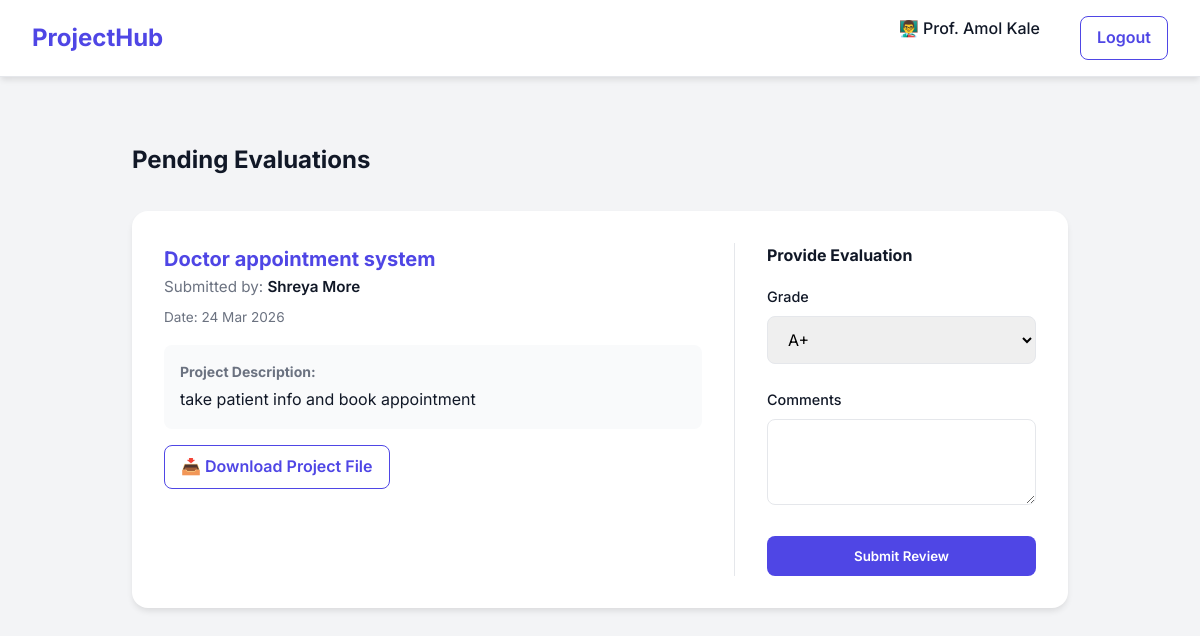
/faculty_dashboard (signed in), run on the app's committed database.
### models.py (models this page shows, shortened)
class Submission(db.Model):
    __tablename__ = 'submissions'
    id                = db.Column(db.Integer, primary_key=True)
    title             = db.Column(db.String(200), nullable=False)
    description       = db.Column(db.Text, nullable=True)
    filename          = db.Column(db.String(300), nullable=False)
    original_filename = db.Column(db.String(300), nullable=False)
    submitted_at      = db.Column(db.DateTime, default=datetime.utcnow)
    grade             = db.Column(db.String(10), nullable=True)
    comments          = db.Column(db.Text, nullable=True)
    user_id    = db.Column(db.Integer, db.ForeignKey('users.id'), nullable=False)
    faculty_id = db.Column(db.Integer, db.ForeignKey('users.id'), nullable=True)
    faculty = db.relationship('User', foreign_keys=[faculty_id])

class User(db.Model):
    __tablename__ = 'users'
    id         = db.Column(db.Integer, primary_key=True)
    username   = db.Column(db.String(80), unique=True, nullable=False)
    email      = db.Column(db.String(120), unique=True, nullable=False)
    password   = db.Column(db.String(200), nullable=False)
    role       = db.Column(db.String(20), nullable=False, default='student')  # student / faculty / admin
    course     = db.Column(db.String(100), nullable=True)
    year       = db.Column(db.Integer, nullable=True)
    department = db.Column(db.String(100), nullable=True)
    created_at = db.Column(db.DateTime, default=datetime.utcnow)
    submissions = db.relationship(
        'Submission',
        backref='user',   # <-- THIS is important (used in HTML)
        lazy=True,
        foreign_keys='Submission.user_id'
    )

### app.py (the view)
@app.route('/faculty_dashboard')
def faculty_dashboard():
    if session.get('role') != 'faculty':
        return redirect(url_for('login'))
    submissions = Submission.query.filter_by(faculty_id=session['user_id'])\
                                  .order_by(Submission.submitted_at.desc()).all()
    return render_template('faculty_dashboard.html', submissions=submissions)

### templates/faculty_dashboard.html (shortened to what this page needs)
<!DOCTYPE html>
<html lang="en">
<head>
    <link rel="stylesheet" href="{{ url_for('static', filename='style.css') }}">
</head>
<body>
    <nav class="navbar">
        <a href="/" class="navbar-brand">ProjectHub</a>
        <div class="navbar-nav align-items-center">
            <span style="font-weight: 500; margin-right: 1rem;">
                👨‍🏫 Prof. {{ session.username }}
            </span>
            <a href="{{ url_for('logout') }}" class="btn btn-secondary" style="padding: 0.5rem 1rem;">Logout</a>
        </div>
    </nav>
    <div class="container" style="max-width: 1000px; margin-top: 2rem;">
        <h2 style="margin-bottom: 2rem; color: var(--text-main);">Pending Evaluations</h2>
        {% if submissions %}
            <div style="display: grid; gap: 1.5rem;">
            {% for sub in submissions %}
                <div class="card" style="box-shadow: 0 4px 6px -1px rgba(0, 0, 0, 0.1);">
                    <div style="display: flex; justify-content: space-between; align-items: flex-start;">
                        <div style="flex: 2; padding-right: 2rem;">
                            <h3 style="color: var(--primary); font-size: 1.25rem;">
                                {{ sub.title }}
                            </h3>
                            <p style="font-size: 0.95rem; color: var(--text-muted); margin-bottom: 0.5rem;">
                                Submitted by:
                                <span style="font-weight: 600; color: var(--text-main);">
                                    {{ sub.user.username if sub.user else 'Unknown' }}
                                </span>
                            </p>
                            <p style="font-size: 0.85rem; color: var(--text-muted); margin-bottom: 1rem;">
                                Date: {{ sub.submitted_at.strftime('%d %b %Y') }}
                            </p>
                            <div style="background: #F9FAFB; padding: 1rem; border-radius: 0.5rem; margin-bottom: 1rem;">
                                <h4 style="font-size: 0.875rem; color: var(--text-muted); margin-bottom: 0.25rem;">
                                    Project Description:
                                </h4>
                                <p>{{ sub.description }}</p>
                            </div>
                            <a href="{{ url_for('download_file', submission_id=sub.id) }}"
                               class="btn btn-secondary"
                               style="display: inline-flex; align-items: center; gap: 0.5rem; padding: 0.5rem 1rem;">
                                📥 Download Project File
                            </a>
                        </div>
                        <div style="flex: 1; border-left: 1px solid var(--border); padding-left: 2rem;">
                            <h4 style="margin-bottom: 1rem;">Provide Evaluation</h4>
                            <form action="{{ url_for('grade') }}" method="POST">
                                <div class="form-group">
                                    <label class="form-label" style="font-size: 0.9rem;">Grade</label>
                                    <select name="grade" class="form-control" required>
                                        <option value="A+">A+</option>
                                    </select>
                                </div>
                                <div class="form-group">
                                    <label class="form-label" style="font-size: 0.9rem;">Comments</label>
                                    <textarea name="comments" class="form-control" rows="3" required></textarea>
                                </div>
                                <button type="submit" class="btn btn-primary" style="width: 100%;">
                                    Submit Review
                                </button>
                            </form>
                        </div>
                    </div>
                </div>
            {% endfor %}
            </div>
        {% else %}
            <div class="card" style="text-align: center; padding: 4rem 2rem; border: 2px dashed var(--border);">
                <h3 style="color: var(--text-muted); margin-bottom: 0.5rem;">All caught up!</h3>
                <p style="color: var(--text-muted);">No submissions to review.</p>
            </div>
        {% endif %}
    </div>
</body>
</html>

### static/style.css (style rules this page uses)
:root { --primary: #4F46E5; --primary-hover: #4338CA; --secondary: #10B981; --background: #F3F4F6; --surface: #FFFFFF; --text-main: #111827; --text-muted: #6B7280; --border: #E5E7EB; --danger: #EF4444; }
* { margin: 0; padding: 0; box-sizing: border-box; font-family: 'Inter', -apple-system, BlinkMacSystemFont, "Segoe UI", Roboto, "Helvetica Neue", Arial, sans-serif; }
body { background-color: var(--background); color: var(--text-main); line-height: 1.6; }
.container { max-width: 1200px; margin: 0 auto; padding: 2rem; }
.navbar { background: var(--surface); box-shadow: 0 4px 6px -1px rgba(0, 0, 0, 0.1); padding: 1rem 2rem; display: flex; justify-content: space-between; align-items: center; border-bottom: 1px solid var(--border); }
.navbar-brand { font-size: 1.5rem; font-weight: 700; color: var(--primary); text-decoration: none; }
.navbar-nav { display: flex; gap: 1.5rem; }
.btn { display: inline-block; padding: 0.75rem 1.5rem; border-radius: 0.5rem; font-weight: 600; text-decoration: none; text-align: center; border: none; cursor: pointer; transition: all 0.3s ease; }
.btn-primary { background: var(--primary); color: white; }
.btn-secondary { background: var(--surface); color: var(--primary); border: 1px solid var(--primary); }
.card { background: var(--surface); border-radius: 1rem; padding: 2rem; box-shadow: 0 10px 15px -3px rgba(0, 0, 0, 0.1), 0 4px 6px -2px rgba(0, 0, 0, 0.05); margin-bottom: 2rem; }
.form-group { margin-bottom: 1.5rem; }
.form-label { display: block; margin-bottom: 0.5rem; font-weight: 500; color: var(--text-main); }
.form-control { width: 100%; padding: 0.75rem 1rem; border: 1px solid var(--border); border-radius: 0.5rem; font-size: 1rem; transition: border-color 0.3s; }

### data on the page
Submission: title "Doctor appointment system", user "Shreya More", submitted_at "24 Mar 2026", description "take patient info and book appointment"

### other printed values
{{ session.username }} "Amol Kale"
